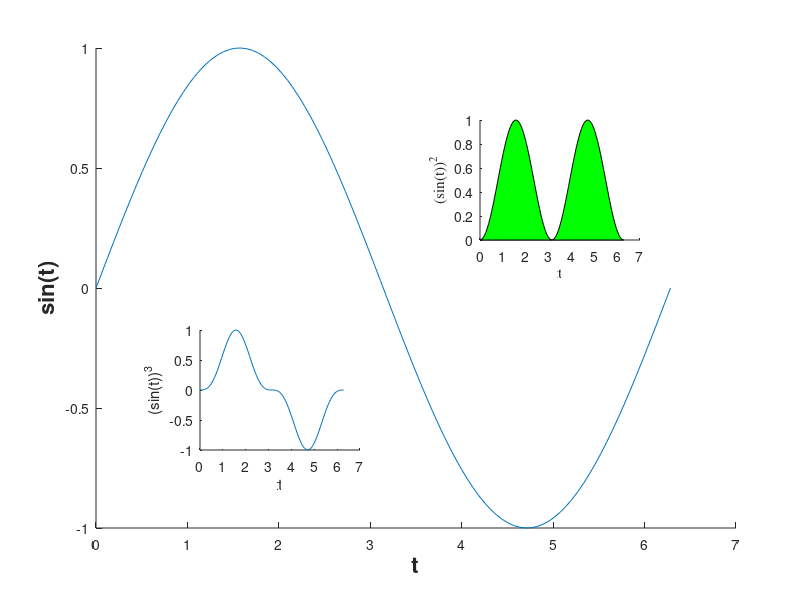

The MATLAB script that drew this image:
%%
% *This is an example of how to create an inset plot within another plot in MATLAB&#174;* .
% 
% You can open this example in the <https://www.mathworks.com/products/matlab/live-editor.html 
% Live Editor> with MATLAB version 2016a or higher.
%
% Read about the <http://www.mathworks.com/help/matlab/ref/axes.html |axes|> function in the MATLAB documentation.
% For more examples, go to <http://www.mathworks.com/discovery/gallery.html MATLAB Plot Gallery>
%
% Copyright 2012-2018 The MathWorks, Inc.
% Create data
t = linspace(0,2*pi);
t(1) = eps;
y = sin(t);
% Place axes at (0.1,0.1) with width and height of 0.8
figure
handaxes1 = axes('Position', [0.12 0.12 0.8 0.8]); 
% Main plot
plot(t, y)
xlabel('t')
ylabel('sin(t)')
set(handaxes1, 'Box', 'off')
% Adjust XY label font
handxlabel1 = get(gca, 'XLabel');
set(handxlabel1, 'FontSize', 16, 'FontWeight', 'bold')
handylabel1 = get(gca, 'ylabel');
set(handylabel1, 'FontSize', 16, 'FontWeight', 'bold')
% Place second set of axes on same plot
handaxes2 = axes('Position', [0.6 0.6 0.2 0.2]);
fill(t, y.^2, 'g')
set(handaxes2, 'Box', 'off')
xlabel('t')
ylabel('(sin(t))^2')
% Adjust XY label font
set(get(handaxes2, 'XLabel'), 'FontName', 'Times')
set(get(handaxes2, 'YLabel'), 'FontName', 'Times')
% Add another set of axes
handaxes3 = axes('Position', [0.25 0.25 0.2 0.2]);
plot(t, y.^3)
set(handaxes3, 'Box','off')
xlabel('t')
ylabel('(sin(t))^3')
